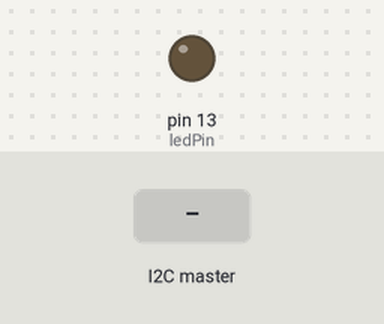
A sketch run on a simulated Arduino Uno, built with avr-gcc and run on an emulated ATmega328P. Shown: output pins drawn as LEDs (lit = HIGH). The test bench sets the inputs (shaded band).

Above: at 1.2 s.
1.3 s: the I2C master sends the byte 1
At 1.7 s:
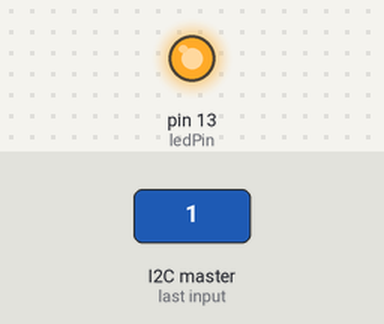
2.8 s: the I2C master sends the byte 0
At 4.0 s:
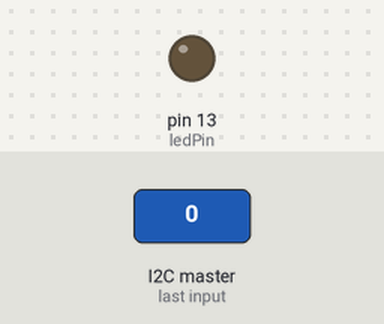
4.3 s: the I2C master sends the byte 2
At 5.2 s:
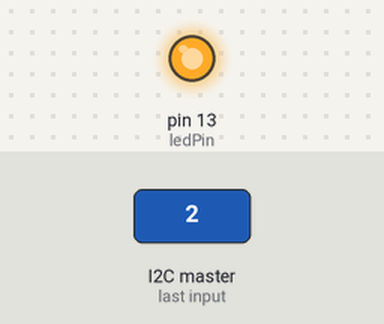
Timing chart, 0 to 7.3 s (numbered marks = the images above; inputs shaded):
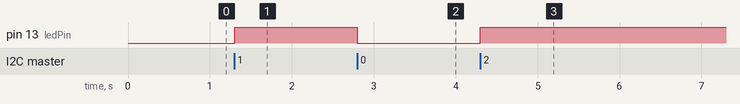

The sketch:

sketch_oct1b_copy_20231001183002.ino
```cpp
#include <Wire.h>
#include "MyClass.h"
// MyClass ledPin(13);
const int arduinoI2CAddress = 0x8;
const int ledPin = 13;
void setup() {
  // put your setup code here, to run once:
  Wire.begin(arduinoI2CAddress);
  Wire.onReceive(receiveEvent);
  pinMode(ledPin, OUTPUT);
  digitalWrite(ledPin, LOW);
}

void receiveEvent(int howMany) {
  while (Wire.available()) {
    char c = Wire.read();
    digitalWrite(ledPin, c);
  }
}

void loop() {
  // put your main code here, to run repeatedly:
  delay(100);
}
```

MyClass.cpp
```cpp
#include "Arduino.h"
#include "MyClass.h"

MyClass::MyClass(int pin) {
  pinMode(pin, OUTPUT);
  _pin = pin;
  _status = false;
}

void MyClass::myFunction(int blinkRate){
  toggleLight();
  delay(blinkRate);
  toggleLight();
  delay(blinkRate);
}

void MyClass::toggleLight(){
  if (_status) {
    _status = false;
    digitalWrite(_pin, LOW);
  }
  else {
    _status = true;
    digitalWrite(_pin, HIGH);
  }
}
```

MyClass.h
```cpp
#ifndef MyClass_h
#define MyClass_h
#include <Arduino.h>
class MyClass {
public:
  MyClass(int pin);
  void myFunction(int blinkRate);
  void toggleLight();
private:
  int _pin;
  bool _status;
};
#endif
```

Measured:
- after the input at 1.3 s, pin 13 (ledPin): LOW → HIGH at once
- after the input at 2.8 s, pin 13 (ledPin): HIGH → LOW at once
- after the input at 4.3 s, pin 13 (ledPin): LOW → HIGH at once
